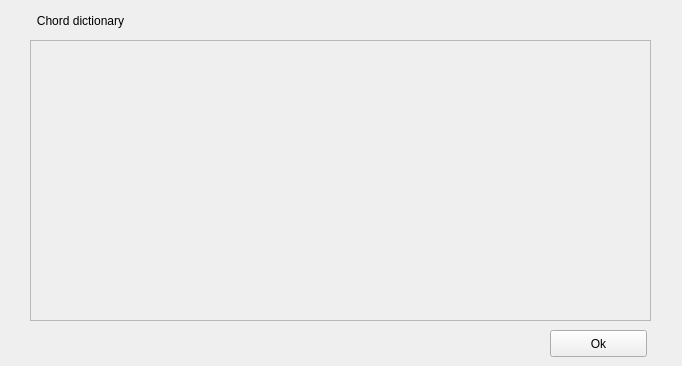
<?xml version="1.0" encoding="UTF-8"?>
<ui version="4.0">
 <class>ChordDictionary</class>
 <widget class="QWidget" name="ChordDictionary">
  <property name="geometry">
   <rect>
    <x>0</x>
    <y>0</y>
    <width>682</width>
    <height>366</height>
   </rect>
  </property>
  <property name="windowTitle">
   <string>Form</string>
  </property>
  <widget class="QLabel" name="label">
   <property name="geometry">
    <rect>
     <x>10</x>
     <y>10</y>
     <width>141</width>
     <height>21</height>
    </rect>
   </property>
   <property name="minimumSize">
    <size>
     <width>0</width>
     <height>0</height>
    </size>
   </property>
   <property name="locale">
    <locale language="English" country="UnitedStates"/>
   </property>
   <property name="text">
    <string>Chord dictionary</string>
   </property>
   <property name="textFormat">
    <enum>Qt::AutoText</enum>
   </property>
   <property name="scaledContents">
    <bool>false</bool>
   </property>
   <property name="alignment">
    <set>Qt::AlignCenter</set>
   </property>
  </widget>
  <widget class="QScrollArea" name="scrollArea">
   <property name="geometry">
    <rect>
     <x>30</x>
     <y>40</y>
     <width>621</width>
     <height>281</height>
    </rect>
   </property>
   <property name="widgetResizable">
    <bool>true</bool>
   </property>
   <widget class="QWidget" name="scrollAreaWidgetContents">
    <property name="geometry">
     <rect>
      <x>0</x>
      <y>0</y>
      <width>619</width>
      <height>279</height>
     </rect>
    </property>
    <widget class="QWidget" name="gridLayoutWidget">
     <property name="geometry">
      <rect>
       <x>0</x>
       <y>0</y>
       <width>621</width>
       <height>281</height>
      </rect>
     </property>
     <layout class="QGridLayout" name="layout"/>
    </widget>
   </widget>
  </widget>
  <widget class="QPushButton" name="closeButton">
   <property name="geometry">
    <rect>
     <x>550</x>
     <y>330</y>
     <width>97</width>
     <height>27</height>
    </rect>
   </property>
   <property name="text">
    <string>Ok</string>
   </property>
  </widget>
 </widget>
 <resources/>
 <connections/>
</ui>
